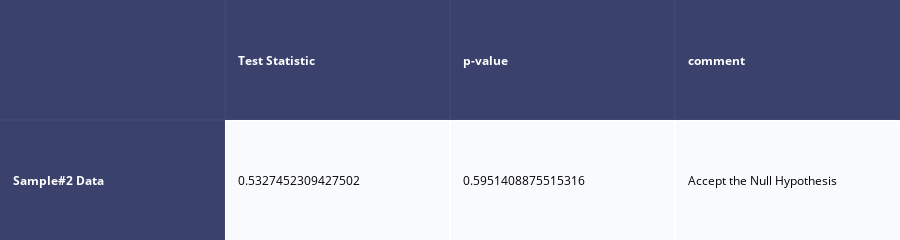

Source (notebook cell):
### Code cell
# Learn compared to Interact
sample1_interact = df_interact_learn[df_interact_learn['Version']=='Interact']
sample2_learn = df_interact_learn[df_interact_learn['Version']=='Learn']

twosample_results = stats.ttest_ind(sample1_interact['No_clicks'], sample2_learn['No_clicks'])

if twosample_results[1] < 0.05: 
    s = "Reject the Null Hypothesis"# p-value < alpha (L.S)
else:
    s = "Accept the Null Hypothesis"# p-value > alpha (L.S)

matrix_twosample = [
    ['', 'Test Statistic', 'p-value', 'comment'],
    ['Sample#2 Data', twosample_results[0], twosample_results[1], s]
]

twosample_table = ct(matrix_twosample, index=True)
twosample_table

### Figure 1 — Plotly figure (JSON) as saved in the notebook; plotly's stock layout.template omitted (floating-point values rounded to 4 significant figures)
{"data": [{"colorscale": [[0, "#00083e"], [0.5, "#ededee"], [1, "#ffffff"]], "hoverinfo": "none", "opacity": 0.75, "showscale": false, "type": "heatmap", "z": [[0, 0, 0, 0], [0, 0.5, 0.5, 0.5]]}], "layout": {"annotations": [{"align": "left", "font": {"color": "#ffffff"}, "showarrow": false, "text": "<b></b>", "x": -0.45, "xanchor": "left", "xref": "x", "y": 0, "yref": "y"}, {"align": "left", "font": {"color": "#ffffff"}, "showarrow": false, "text": "<b>Test Statistic</b>", "x": 0.55, "xanchor": "left", "xref": "x", "y": 0, "yref": "y"}, {"align": "left", "font": {"color": "#ffffff"}, "showarrow": false, "text": "<b>p-value</b>", "x": 1.55, "xanchor": "left", "xref": "x", "y": 0, "yref": "y"}, {"align": "left", "font": {"color": "#ffffff"}, "showarrow": false, "text": "<b>comment</b>", "x": 2.55, "xanchor": "left", "xref": "x", "y": 0, "yref": "y"}, {"align": "left", "font": {"color": "#ffffff"}, "showarrow": false, "text": "<b>Sample#2 Data</b>", "x": -0.45, "xanchor": "left", "xref": "x", "y": 1, "yref": "y"}, {"align": "left", "font": {"color": "#000000"}, "showarrow": false, "text": "0.5327452309427502", "x": 0.55, "xanchor": "left", "xref": "x", "y": 1, "yref": "y"}, {"align": "left", "font": {"color": "#000000"}, "showarrow": false, "text": "0.5951408875515316", "x": 1.55, "xanchor": "left", "xref": "x", "y": 1, "yref": "y"}, {"align": "left", "font": {"color": "#000000"}, "showarrow": false, "text": "Accept the Null Hypothesis", "x": 2.55, "xanchor": "left", "xref": "x", "y": 1, "yref": "y"}], "height": 110, "margin": {"b": 0, "l": 0, "r": 0, "t": 0}, "xaxis": {"dtick": 1, "gridwidth": 2, "showticklabels": false, "tick0": -0.5, "ticks": "", "zeroline": false}, "yaxis": {"autorange": "reversed", "dtick": 1, "gridwidth": 2, "showticklabels": false, "tick0": 0.5, "ticks": "", "zeroline": false}}}
